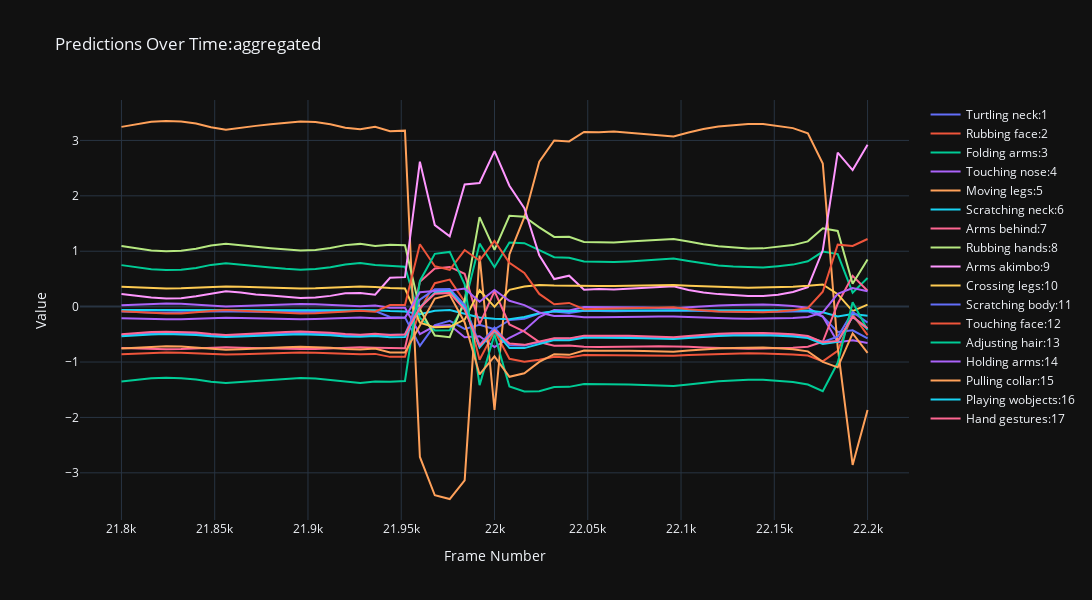
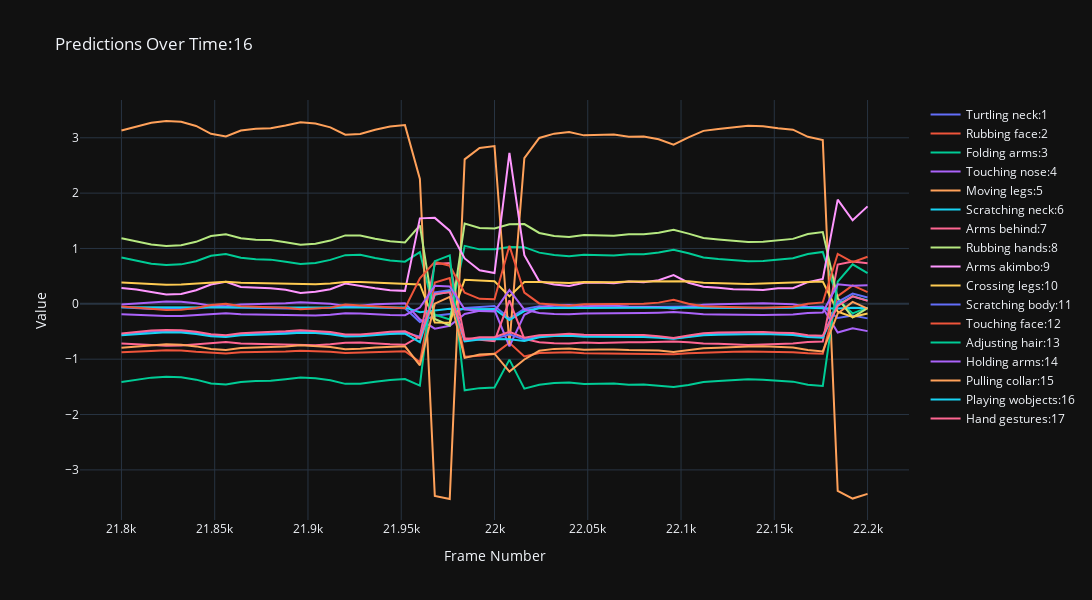
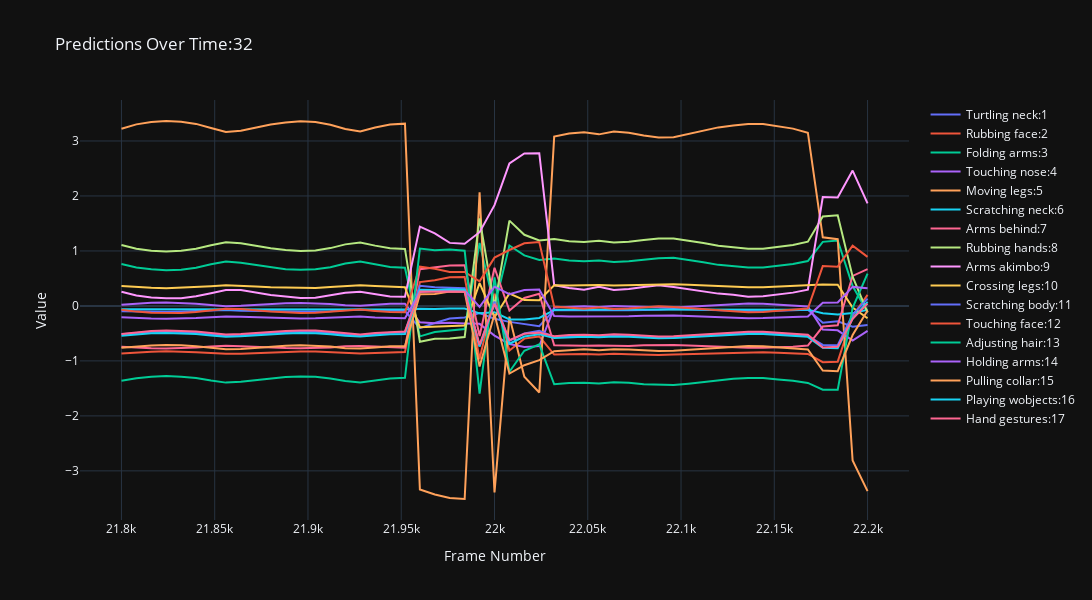
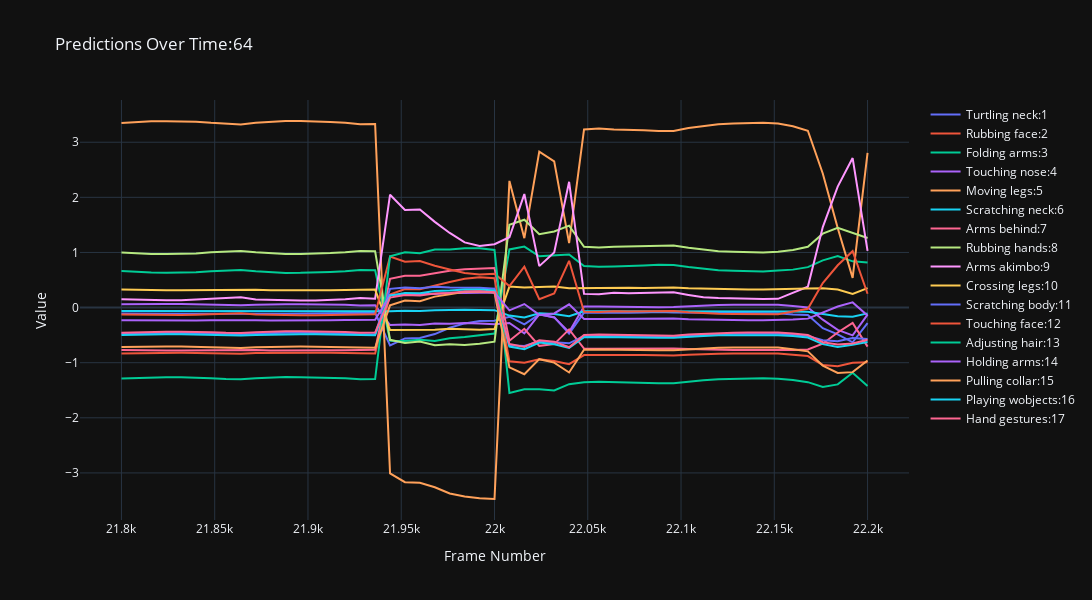

Notebook code for these charts, in order:
### Code cell
plot_traces(df_split, resolution='aggregated')
plot_traces(df_split, resolution='16')
plot_traces(df_split, resolution='32')
plot_traces(df_split, resolution='64')
